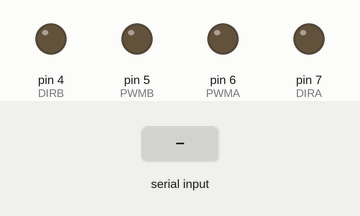
The sketch below on a simulated Arduino Uno, built with avr-gcc and run on an emulated ATmega328P. Shown: output pins drawn as LEDs (lit = HIGH). The inputs (shaded band) are chosen by the test bench.

Above: at 1.2 s.
1.3 s: "90,45\n" received over Serial
At 2.7 s:
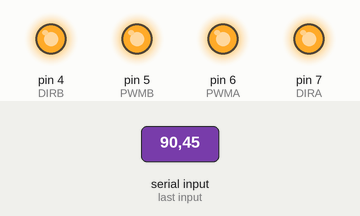
3.8 s: "30,150\n" received over Serial
At 5.1 s:
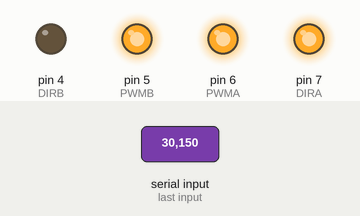
6.8 s: "2\n" received over Serial
At 9.1 s:
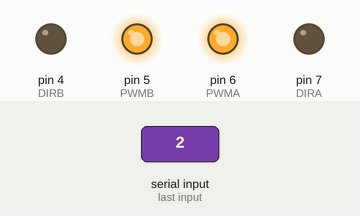
9.8 s: "1\n" received over Serial
At 11.5 s:
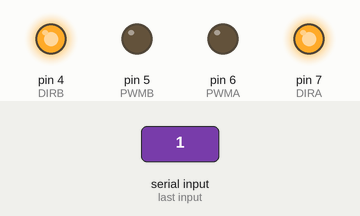
12.3 s: "3\n" received over Serial
At 14.6 s:
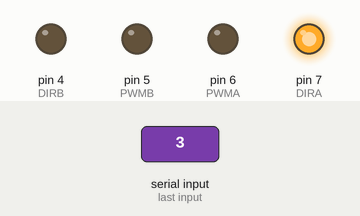
Timing chart, 0 to 15.8 s (numbered marks = the images above; inputs shaded):
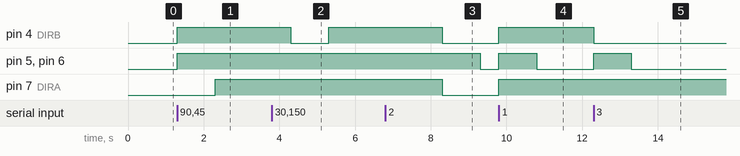

Measured:
- after the input at 1.3 s, pin 4 (DIRB), pin 5 (PWMB), pin 6 (PWMA): LOW → HIGH at once; pin 7 (DIRA): LOW → HIGH after 1.0 s
- after the input at 3.8 s, pin 4 (DIRB): HIGH → LOW after 0.50 s, → HIGH 1.0 s later; pin 5 (PWMB), pin 6 (PWMA): stays HIGH (without the input it goes to LOW after 0.50 s)
- after the input at 6.8 s, pin 4 (DIRB), pin 7 (DIRA): HIGH → LOW after 1.5 s; pin 5 (PWMB), pin 6 (PWMA): HIGH → LOW after 2.5 s instead of 1.5 s
- after the input at 9.8 s, pin 4 (DIRB), pin 7 (DIRA): LOW → HIGH at once; pin 5 (PWMB), pin 6 (PWMA): LOW → HIGH at once, → LOW 1.0 s later
- after the input at 12.3 s, pin 4 (DIRB): HIGH → LOW at once; pin 5 (PWMB), pin 6 (PWMA): LOW → HIGH at once, → LOW 1.0 s later

The sketch:

test_moteur_controle_Raspberry.ino
```cpp
const int PWMA = 6;
const int DIRA = 7;
const int PWMB = 5;
const int DIRB = 4;

int message = 0;

void setup() {

  pinMode(DIRA, OUTPUT);
  pinMode(DIRB, OUTPUT);
  pinMode(PWMA, OUTPUT);
  pinMode(PWMB, OUTPUT);

  Serial.begin(9600);
}

void loop() {
  if (Serial.available()){
    message = Serial.read()-'0';
    switch(message){
      case 1:
        avancer(1000);
        break;
      case 2:
        reculer(1000);
        break;
      case 3:
        tournerG(1000);
        break;
      case 4:
        tournerD(1000);
        break;
      case 5:
        avancer(2000);
        break;
      case 6:
        reculer(2000);
        break;

    }

   }

}

void avancer(int temp){
  digitalWrite(DIRA, HIGH);
  digitalWrite(DIRB, HIGH);
  digitalWrite(PWMA, HIGH);
  digitalWrite(PWMB, HIGH);
  delay(temp);
  digitalWrite(PWMA, LOW);
  digitalWrite(PWMB, LOW);
}

void reculer(int temp){
  digitalWrite(DIRA, LOW);
  digitalWrite(DIRB, LOW);
  digitalWrite(PWMA, HIGH);
  digitalWrite(PWMB, HIGH);
  delay(temp);
  digitalWrite(PWMA, LOW);
  digitalWrite(PWMB, LOW);
}

void tournerG(int temp){
  digitalWrite(DIRA, HIGH);
  digitalWrite(DIRB, LOW);
  digitalWrite(PWMA, HIGH);
  digitalWrite(PWMB, HIGH);
  delay(temp);
  digitalWrite(PWMA, LOW);
  digitalWrite(PWMB, LOW);
}

void tournerD(int temp){
  digitalWrite(DIRA, LOW);
  digitalWrite(DIRB, HIGH);
  digitalWrite(PWMA, HIGH);
  digitalWrite(PWMB, HIGH);
  delay(temp);
  digitalWrite(PWMA, LOW);
  digitalWrite(PWMB, LOW);
}
```
